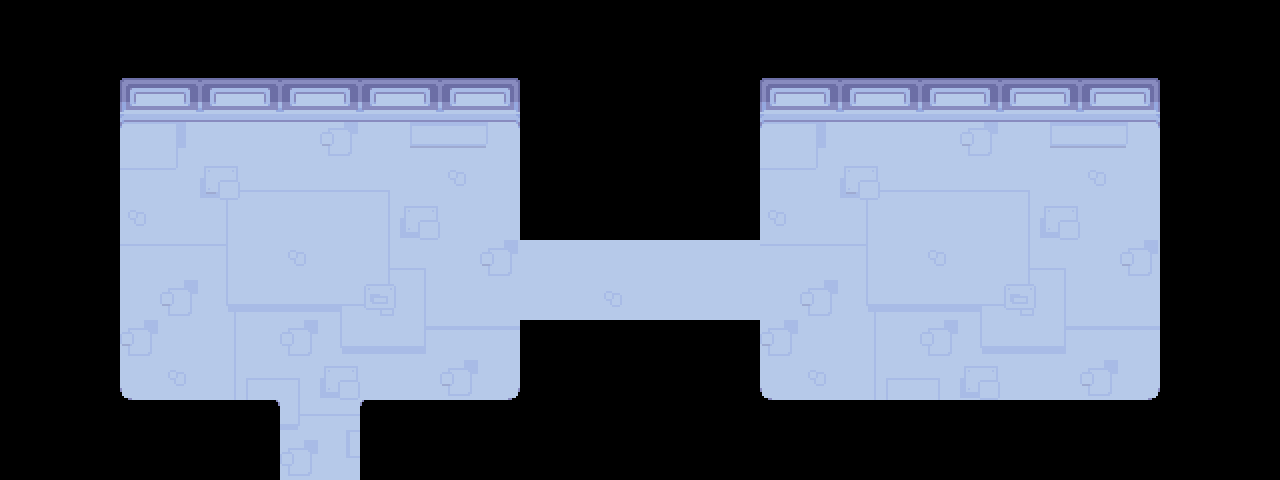

Below is a game level as drawn by its tile map, then a one-line description and the .tmx file that defines it, in full:
An orthogonal 32x12 tile map with 40x40 px tiles, 1 tile layer (Tile Layer 1) and 14 objects (2x npc, transition, queen_arcade, spawn, entry).

<map version="1.11" tiledversion="1.11.2" orientation="orthogonal" renderorder="right-down" width="32" height="12" tilewidth="40" tileheight="40" infinite="0" nextlayerid="5" nextobjectid="17">
 <editorsettings>
  <export target="queen.lua" format="lua" />
 </editorsettings>
 <properties>
  <property name="border" value="castle" />
  <property name="music" value="deltarune/queen_car_radio" />
 </properties>
 <tileset firstgid="1" source="../../tilesets/queen_room.tsx" />
 <layer id="1" name="Tile Layer 1" width="32" height="12">
  <data encoding="csv">
143,143,143,143,143,143,143,143,143,143,143,143,143,143,143,143,143,143,143,143,143,143,143,143,143,143,143,143,143,143,143,143,
143,143,143,1,2,3,4,5,6,7,8,9,10,11,12,13,143,143,143,1,2,3,4,5,6,7,8,9,10,11,12,13,
143,143,143,14,15,16,17,18,19,20,21,22,23,24,25,26,143,143,143,14,15,16,17,18,19,20,21,22,23,24,25,26,
143,143,143,27,28,29,30,31,32,33,34,35,36,37,38,39,143,143,143,27,28,29,30,31,32,33,34,35,36,37,38,39,
143,143,143,40,41,42,43,44,45,46,47,48,49,50,51,52,143,143,143,40,41,42,43,44,45,46,47,48,49,50,143,52,
143,143,143,53,54,55,56,57,58,59,60,61,62,63,64,65,143,143,143,53,54,55,56,57,58,59,60,61,62,143,143,143,
143,143,143,66,67,68,69,70,71,72,73,74,75,76,77,78,76,76,78,66,67,68,69,70,71,72,73,74,75,143,143,143,
143,143,143,79,80,81,82,83,84,85,86,87,88,89,90,91,89,89,90,79,80,81,82,83,84,85,86,87,88,143,143,143,
143,143,143,92,93,94,95,96,97,98,99,100,101,102,103,104,143,143,143,92,93,94,95,96,97,98,99,100,101,143,143,143,
143,143,143,105,106,107,108,109,110,111,112,113,114,115,116,117,143,143,143,105,106,107,108,109,110,111,112,113,114,115,116,117,
143,143,143,118,119,120,121,122,123,124,125,126,127,128,129,130,143,143,143,118,119,120,143,143,143,143,143,126,127,128,129,130,
143,143,143,131,132,133,134,135,136,137,138,139,140,141,142,143,143,143,143,131,132,143,143,143,143,143,138,139,140,141,142,143
</data>
 </layer>
 <objectgroup color="#0000ff" id="2" name="collision">
  <object id="1" x="120" y="400" width="160" height="80" />
  <object id="2" x="360" y="400" width="800" height="80" />
  <object id="3" x="120" y="40" width="400" height="80" />
  <object id="4" x="80" y="120" width="40" height="280" />
  <object id="5" x="520" y="320" width="240" height="80" />
  <object id="6" x="520" y="40" width="240" height="200" />
  <object id="8" x="760" y="40" width="400" height="80" />
  <object id="9" x="1160" y="120" width="40" height="280" />
 </objectgroup>
 <objectgroup color="#ff00ff" id="3" name="objects">
  <object id="12" name="transition" x="280" y="480" width="80" height="40">
   <properties>
    <property name="map" value="floor2/apartments_left" />
    <property name="marker" value="entry_queen" />
    <property name="sound" value="queen/bitcrushlaugh_reverse" />
   </properties>
  </object>
  <object id="13" name="npc" x="326" y="230">
   <properties>
    <property name="actor" value="queen_speakers" />
    <property name="cutscene" value="floor2.queen_sip" />
   </properties>
   <point />
  </object>
  <object id="15" name="npc" x="174" y="389">
   <properties>
    <property name="actor" value="rouxls" />
    <property name="cond" value="not Game:getFlag(&quot;hasObtainedRouxls&quot;)" />
    <property name="cutscene" value="floor2.rouxls" />
    <property name="sprite" value="lamp" />
   </properties>
   <point />
  </object>
  <object id="16" name="queen_arcade" x="920" y="40" width="80" height="120" />
 </objectgroup>
 <objectgroup color="#7f00ff" id="4" name="markers">
  <object id="10" name="spawn" x="320" y="280">
   <point />
  </object>
  <object id="11" name="entry" x="320" y="440">
   <point />
  </object>
 </objectgroup>
</map>
